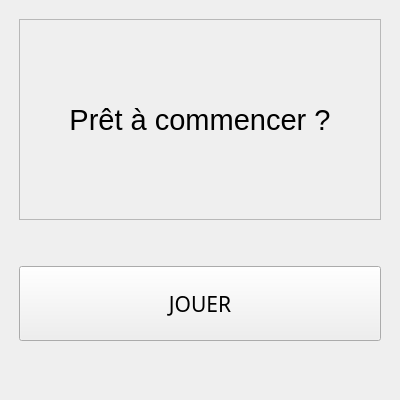
<?xml version="1.0" encoding="UTF-8"?>
<ui version="4.0">
 <class>MainWindow</class>
 <widget class="QMainWindow" name="MainWindow">
  <property name="geometry">
   <rect>
    <x>0</x>
    <y>0</y>
    <width>400</width>
    <height>400</height>
   </rect>
  </property>
  <property name="windowTitle">
   <string>MainWindow</string>
  </property>
  <widget class="QWidget" name="centralwidget">
   <layout class="QGridLayout" name="gridLayout">
    <item row="0" column="0">
     <layout class="QVBoxLayout" name="verticalLayout">
      <property name="leftMargin">
       <number>10</number>
      </property>
      <property name="topMargin">
       <number>10</number>
      </property>
      <property name="rightMargin">
       <number>10</number>
      </property>
      <property name="bottomMargin">
       <number>10</number>
      </property>
      <item>
       <widget class="QLabel" name="label">
        <property name="minimumSize">
         <size>
          <width>0</width>
          <height>120</height>
         </size>
        </property>
        <property name="font">
         <font>
          <family>Segoe UI</family>
          <pointsize>22</pointsize>
         </font>
        </property>
        <property name="frameShape">
         <enum>QFrame::StyledPanel</enum>
        </property>
        <property name="text">
         <string>Prêt à commencer ?</string>
        </property>
        <property name="alignment">
         <set>Qt::AlignCenter</set>
        </property>
       </widget>
      </item>
      <item>
       <spacer name="verticalSpacer_2">
        <property name="orientation">
         <enum>Qt::Vertical</enum>
        </property>
        <property name="sizeType">
         <enum>QSizePolicy::Minimum</enum>
        </property>
        <property name="sizeHint" stdset="0">
         <size>
          <width>20</width>
          <height>40</height>
         </size>
        </property>
       </spacer>
      </item>
      <item>
       <widget class="QPushButton" name="pushButton">
        <property name="minimumSize">
         <size>
          <width>0</width>
          <height>75</height>
         </size>
        </property>
        <property name="font">
         <font>
          <family>Segoe UI Semibold</family>
          <pointsize>16</pointsize>
         </font>
        </property>
        <property name="text">
         <string>JOUER</string>
        </property>
       </widget>
      </item>
      <item>
       <spacer name="verticalSpacer">
        <property name="orientation">
         <enum>Qt::Vertical</enum>
        </property>
        <property name="sizeType">
         <enum>QSizePolicy::Minimum</enum>
        </property>
        <property name="sizeHint" stdset="0">
         <size>
          <width>20</width>
          <height>40</height>
         </size>
        </property>
       </spacer>
      </item>
     </layout>
    </item>
   </layout>
  </widget>
 </widget>
 <resources/>
 <connections/>
</ui>
